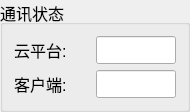
  <widget class="QGroupBox" name="comStatusBox">
   <property name="geometry">
    <rect>
     <x>650</x>
     <y>310</y>
     <width>190</width>
     <height>100</height>
    </rect>
   </property>
   <property name="font">
    <font>
     <pointsize>12</pointsize>
    </font>
   </property>
   <property name="title">
    <string>通讯状态</string>
   </property>
   <layout class="QVBoxLayout" name="verticalLayout_14">
    <item>
     <layout class="QHBoxLayout" name="horizontalLayout_6">
      <item>
       <widget class="QLabel" name="label_cloudStatus">
        <property name="minimumSize">
         <size>
          <width>0</width>
          <height>28</height>
         </size>
        </property>
        <property name="maximumSize">
         <size>
          <width>16777215</width>
          <height>28</height>
         </size>
        </property>
        <property name="font">
         <font>
          <pointsize>12</pointsize>
         </font>
        </property>
        <property name="text">
         <string>云平台:</string>
        </property>
       </widget>
      </item>
      <item>
       <widget class="QLineEdit" name="m_cloudStatus">
        <property name="sizePolicy">
         <sizepolicy hsizetype="Expanding" vsizetype="Preferred">
          <horstretch>0</horstretch>
          <verstretch>0</verstretch>
         </sizepolicy>
        </property>
        <property name="minimumSize">
         <size>
          <width>0</width>
          <height>28</height>
         </size>
        </property>
        <property name="maximumSize">
         <size>
          <width>80</width>
          <height>28</height>
         </size>
        </property>
        <property name="font">
         <font>
          <pointsize>12</pointsize>
         </font>
        </property>
        <property name="echoMode">
         <enum>QLineEdit::Normal</enum>
        </property>
        <property name="readOnly">
         <bool>true</bool>
        </property>
       </widget>
      </item>
     </layout>
    </item>
    <item>
     <layout class="QHBoxLayout" name="horizontalLayout_18">
      <item>
       <widget class="QLabel" name="label_masterStatus">
        <property name="minimumSize">
         <size>
          <width>0</width>
          <height>28</height>
         </size>
        </property>
        <property name="maximumSize">
         <size>
          <width>16777215</width>
          <height>28</height>
         </size>
        </property>
        <property name="font">
         <font>
          <pointsize>12</pointsize>
         </font>
        </property>
        <property name="text">
         <string>客户端:</string>
        </property>
       </widget>
      </item>
      <item>
       <widget class="QLineEdit" name="m_masterStatus">
        <property name="sizePolicy">
         <sizepolicy hsizetype="Expanding" vsizetype="Preferred">
          <horstretch>0</horstretch>
          <verstretch>0</verstretch>
         </sizepolicy>
        </property>
        <property name="minimumSize">
         <size>
          <width>0</width>
          <height>28</height>
         </size>
        </property>
        <property name="maximumSize">
         <size>
          <width>80</width>
          <height>28</height>
         </size>
        </property>
        <property name="font">
         <font>
          <pointsize>12</pointsize>
         </font>
        </property>
        <property name="echoMode">
         <enum>QLineEdit::Normal</enum>
        </property>
        <property name="readOnly">
         <bool>true</bool>
        </property>
       </widget>
      </item>
     </layout>
    </item>
   </layout>
  </widget>
